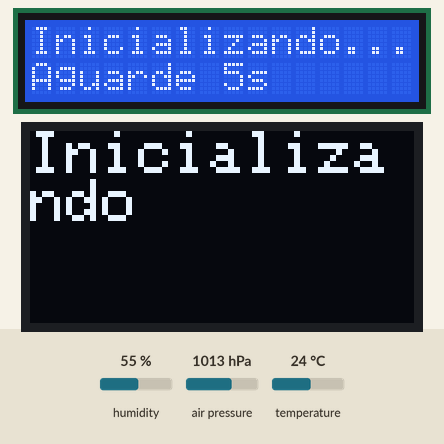
Simulated run of this program. Board: ESP32. Parts: 16×2 character LCD, 128×64 one-colour display. The inputs (shaded band) are chosen by the test bench; at power-on: humidity 55 %, air pressure 1013 hPa, temperature 24 °C.

Above: at 0.5 s.
At 1.5 s:
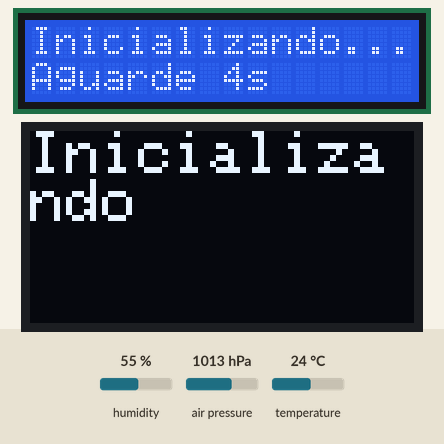
At 2.5 s:
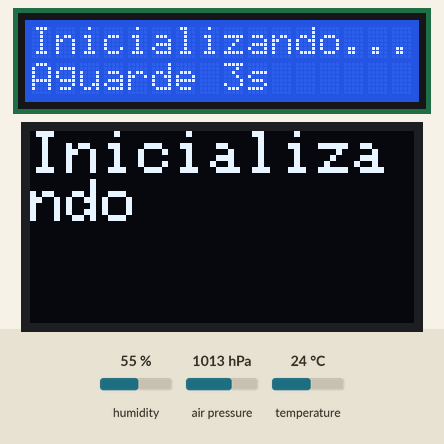
At 3.5 s:
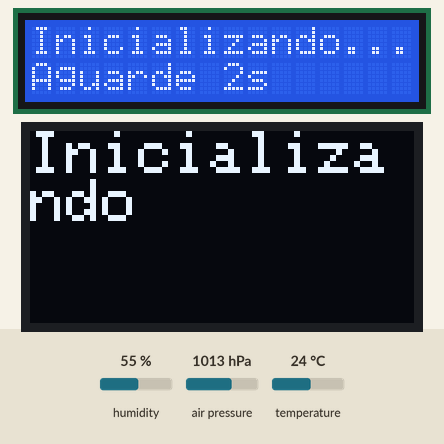
At 4.5 s:
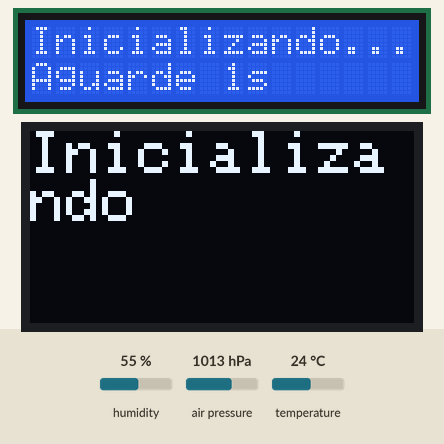
At 5.6 s:
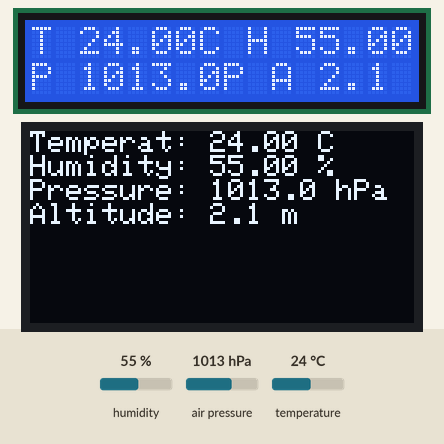

Measured:
- what the display in image 0 shows lasts 1.0 s, from 0.4 s to 1.4 s
- what the display in image 4 shows lasts 1.0 s, from 4.5 s to 5.5 s

The program:

main.cpp
```cpp
#include "../lib/CircularBuffer.cpp"
#include "../lib/LCD_I2C.cpp"
#include "Arduino.h"
#include "esp_task_wdt.h"
#include <Adafruit_BME280.h>
#include <Adafruit_GFX.h>
#include <Adafruit_SSD1306.h>
#include <Adafruit_Sensor.h>
#include <Arduino.h>
#include <SPI.h>
#include <Wire.h>
#include <string>

using namespace std;

TaskHandle_t CPU0;
TaskHandle_t CPU1;

#define SEALEVELPRESSURE_HPA (1013.25)

#define DHT_11_PIN 4
#define DHT_22_PIN 0

Adafruit_BME280 bme;

int bufferSize = 127;

CircularBuffer bmeTemperaturebuffer(bufferSize);
CircularBuffer bmeHumidityBuffer(bufferSize);
CircularBuffer bmePressureBuffer(bufferSize);
CircularBuffer bmeAltitudeBuffer(bufferSize);

#define SCREEN_WIDTH 128 // OLED display width, in pixels
#define SCREEN_HEIGHT 64 // OLED display height, in pixels

#define OLED_RESET -1 // Reset pin # (or -1 if sharing Arduino reset pin)
#define SCREEN_ADDRESS                                                         \
  0x3C ///< See datasheet for Address; 0x3D for 128x64, 0x3C for 128x32
Adafruit_SSD1306 display(SCREEN_WIDTH, SCREEN_HEIGHT, &Wire, OLED_RESET);

LCD_I2C lcd(0x3F, 20, 4);

bool firstTime = false;

void setupLCD() {
  lcd.init();
  lcd.backlight();
}

void setupOLED() {}

void resetBuffers() {
  for (int x = 0; x < bufferSize; x++) {
    bmeTemperaturebuffer.pushElement(0);
    bmeHumidityBuffer.pushElement(0);
    bmePressureBuffer.pushElement(0);
    bmeAltitudeBuffer.pushElement(0);
  }
}

float roundToOneDecima(float input) { return round(input * 10) / 10; };

void loop0() { // read

  if (!firstTime) {

    lcd.firstLine("Inicializando...");
    display.clearDisplay();
    display.setTextSize(2);
    display.setTextColor(SSD1306_WHITE);
    display.setCursor(0, 0);
    display.println("Inicializando");
    display.display();

    for (int i = 5; i > 0; i--) {

      String text = "Aguarde " + String(i) + "s";

      lcd.secondLine(text);

      delay(1000);
    }

    firstTime = true;
  }

  float bmeTemperature = bmeTemperaturebuffer.averageLast(bufferSize);
  float bmeHumidity = bmeHumidityBuffer.averageLast(bufferSize);
  float bmePressure = bmePressureBuffer.averageLast(bufferSize);
  float bmeAltitude = bmeAltitudeBuffer.averageLast(bufferSize);

  bmePressure = (round(bmePressure * 10) / 10);
  bmeAltitude = (round(bmeAltitude * 10) / 10);

  String firstLine =
      "T " + String(bmeTemperature) + "C H " + String(bmeHumidity);
  // +"%";
  String secondLine =
      "P " + String(bmePressure, 1) + "P A " + String(bmeAltitude, 1);
  // +"m";

  lcd.firstLine(firstLine);
  lcd.secondLine(secondLine);

  // delay(751);

  display.clearDisplay();

  display.setTextSize(1.9);
  display.setTextColor(SSD1306_WHITE);
  display.setCursor(0, 0);
  display.println("Temperat: " + String(bmeTemperature) + " C");
  display.println("Humidity: " + String(bmeHumidity) + " %");
  display.println("Pressure: " + String(bmePressure, 1) + " hPa");
  display.println("Altitude: " + String(bmeAltitude, 1) + " m");

  // display.setTextColor(SSD1306_BLACK, SSD1306_WHITE); // Draw 'inverse' text
  // display.println(3.141592);

  // display.setTextSize(2); // Draw 2X-scale text
  // display.setTextColor(SSD1306_WHITE);
  // display.print(F("0x"));
  // display.println(0xDEADBEEF, HEX);

  display.display();

  delay(751);

  // Serial.print("BME280  - Temperature = ");
  // Serial.print(bmeTemperaturebuffer.averageLast(bufferSize));
  // Serial.print(" °C, Humidity = ");
  // Serial.print(bmeHumidityBuffer.averageLast(bufferSize));
  // Serial.print("% - ");

  // Serial.print("Pressure = ");
  // Serial.print(bmePressureBuffer.averageLast(bufferSize));
  // Serial.print(" hPa - ");

  // Serial.print("Approx. Altitude = ");
  // Serial.print(bmeAltitudeBuffer.averageLast(bufferSize));
  // Serial.print(" m");

  // Serial.println();

  // delay(750);
}

void loop1() { // write
  bmeTemperaturebuffer.pushElement(roundToOneDecima(bme.readTemperature()));
  bmeHumidityBuffer.pushElement(bme.readHumidity());
  bmePressureBuffer.pushElement(bme.readPressure() / 100.0F);
  bmeAltitudeBuffer.pushElement(bme.readAltitude(SEALEVELPRESSURE_HPA));
  delay(47);
}

void runTask(int cpu) {
  while (true) {
    if (cpu == 0) {
      loop0();
    }
    if (cpu == 1) {
      loop1();
    }

    esp_task_wdt_reset();
  }
}

void taskCPU0(void *parameters) { runTask(0); }
void taskCPU1(void *parameters) { runTask(1); }

void setup() {
  delay(250);

  Serial.begin(115200);
  while (!Serial)
    ;

  setupLCD();
  resetBuffers();

  if (!display.begin(SSD1306_SWITCHCAPVCC, SCREEN_ADDRESS)) {
    Serial.println(F("SSD1306 allocation failed"));
    for (;;)
      ; // Don't proceed, loop forever
  }

  display.clearDisplay();
  display.display();

  if (bme.begin(0x76) == false) {
    Serial.println("Could not find a valid BME280 sensor, check wiring!");
    while (1)
      ;
  }

  const int stackSize = 32768;

  xTaskCreatePinnedToCore(taskCPU0, "CPU0", stackSize, NULL, 0, &CPU0, 0);
  xTaskCreatePinnedToCore(taskCPU1, "CPU1", stackSize, NULL, 1, &CPU1, 1);

  delay(250);
}

void loop() { vTaskDelete(NULL); }
```
